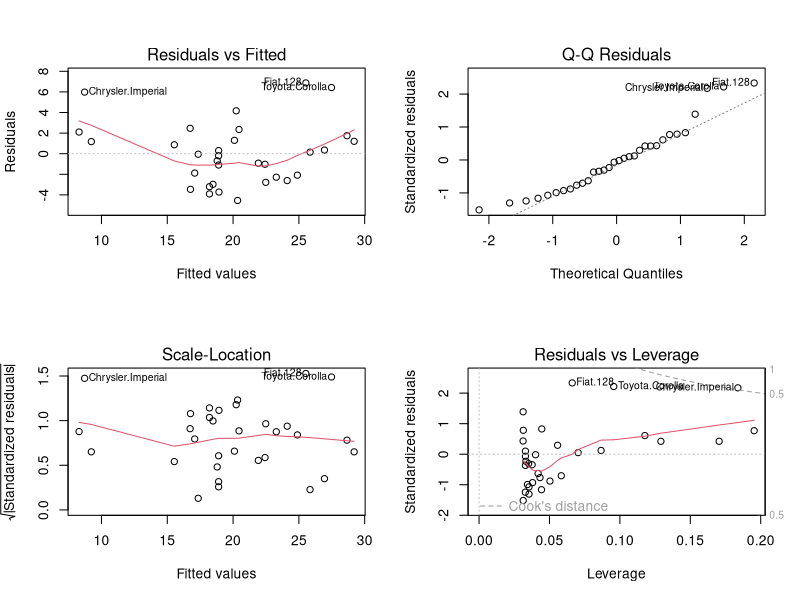
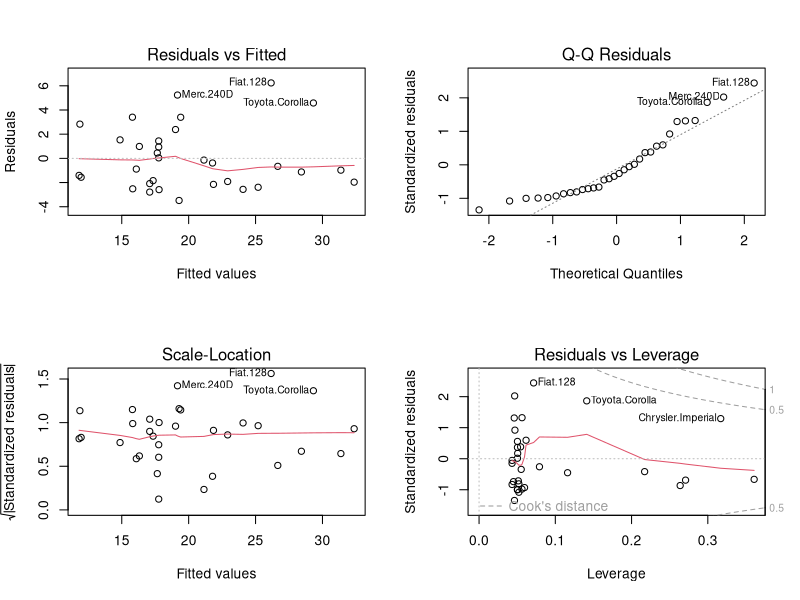

These figures' R source, in order:
## ---- chunk 1
knitr::opts_chunk$set(echo = TRUE)
library(caret)
library(ggplot2)
## ---- chunk 2
data(mtcars)
head(mtcars)
## ---- chunk 3
set.seed(10)

particao <- createDataPartition(mtcars$mpg, p = 0.7, list = FALSE)
treino <- mtcars[particao, ] # não precisa usar no método cv
teste  <- mtcars[-particao, ]

controle_cv <- trainControl(method = "cv", number = 5)
## ---- chunk 4
modelo_linear <- train(
  mpg ~ wt,
  data = mtcars,
  method = "lm",
  trControl = controle_cv
)
modelo_linear

## ---- chunk 5
pred_teste_linar <- predict(modelo_linear, newdata = teste)
resultados.modelo.linear <- postResample(pred_teste_linar, teste$mpg)
resultados.modelo.linear
## ---- chunk 6
modelo_polinomial <- train(
  mpg ~ wt + I(wt^2),
  data = mtcars,
  method = "lm",
  trControl = controle_cv
)
modelo_polinomial


## ---- chunk 7
pred_teste_poly <- predict(modelo_polinomial, newdata = teste)
resultados.modelo.poly <- postResample(pred_teste_poly, teste$mpg)
resultados.modelo.poly
## ---- chunk 8
data.frame(
  Modelo = c("Linear", "Polinomial"),
  RMSE = c(resultados.modelo.linear["RMSE"], resultados.modelo.poly["RMSE"]),
  Rsquared = c(resultados.modelo.linear["Rsquared"], resultados.modelo.poly["Rsquared"]),
  MAE = c(resultados.modelo.linear["MAE"], resultados.modelo.poly["MAE"])
)
## ---- chunk 9
par(mfrow = c(2, 2))
plot(modelo_linear$finalModel)
## ---- chunk 10


par(mfrow = c(2, 2))
plot(modelo_polinomial$finalModel)
